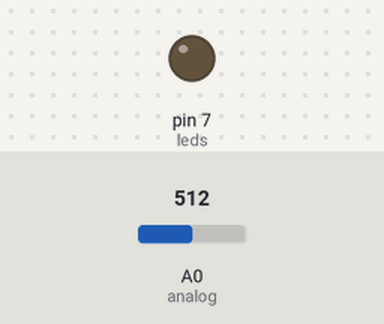
Bench run of a sketch on a simulated Arduino Uno, built with avr-gcc and run on an emulated ATmega328P. On the bench: output pins drawn as LEDs (lit = HIGH). Inputs (shaded band) come from the test bench; at power-on: A0 (analog) = 512.

Above: at 1.2 s.
1.3 s: A0 (analog) set to 522
At 2.0 s:
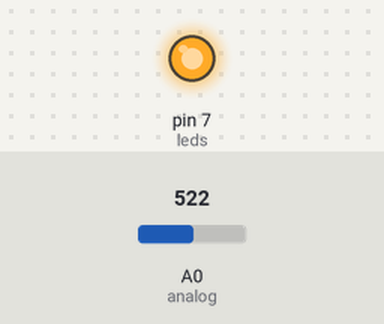
2.9 s: A0 (analog) set to 511
At 3.3 s:
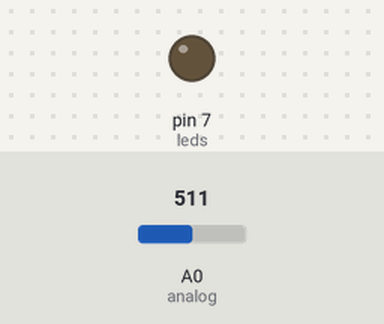
4.5 s: A0 (analog) set to 716
At 5.7 s:
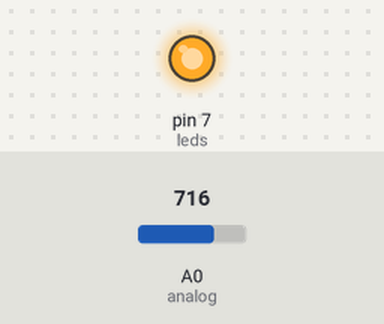
Timing chart, 0 to 7.5 s (numbered marks = the images above; inputs shaded):
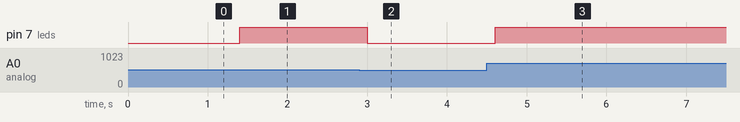

The sketch:

Control_the_light_intensity_Leds_by_potentiometer.ino
```cpp
int analog = A0;
int leds = 7;
int Goc;

void setup(){
	Serial.begin(9600);
	pinMode(leds,OUTPUT);
}

void loop(){
	int Doc_analog = analogRead(analog);
  	Goc = map(Doc_analog,0,1023,0,255);  // 0-1023 -> 0-255
  	analogWrite(leds,Goc);  //Control the light intensity leds by potentiometer
  	delay(200);
}
```

Measured:
- the behaviour switches between 513 and 514 on A0 (analog) (found by bisection; images 0 and 1)
- after the input at 1.3 s, pin 7 (leds): LOW → HIGH after 0.10 s
- after the input at 2.9 s, pin 7 (leds): HIGH → LOW after 0.10 s
- after the input at 4.5 s, pin 7 (leds): LOW → HIGH after 0.10 s
